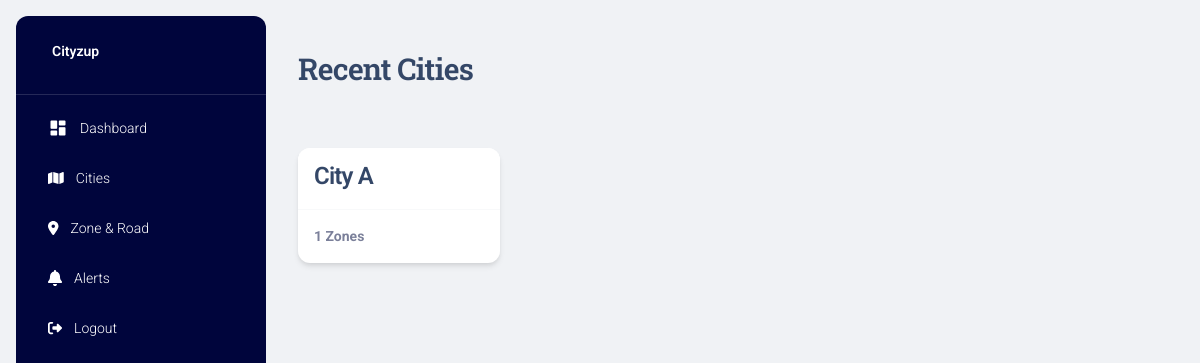
Page / (signed in) on the earlier database version.
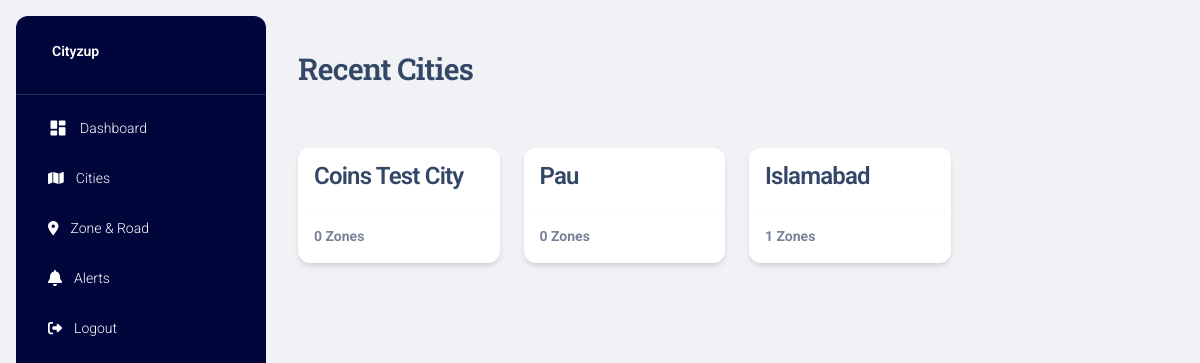
Same page on the later database version.
### project/models.py (models this page shows)
class Guide(db.Model):
    g_id = db.Column(db.Integer, primary_key=True)
    g_title = db.Column(db.String(255), nullable=False)

### project/main.py (the view)
@main.route("/")
@login_required
def home():
    guides = db.session.query(Guide.g_id, Guide.g_title, db.func.count(Zone.z_id).label('point_count')) \
                      .outerjoin(Zone, Zone.g_id == Guide.g_id) \
                      .group_by(Guide.g_id) \
                      .order_by(Guide.g_id.desc()) \
                      .all()
    title = 'Dashboard'
    page_title = 'Recent Cities'
    return render_template('home.html', guides=guides, page_title=page_title, title=title)

### project/models.py (called while the page is built)
@login_manager.user_loader
def load_user(user_id):
    return User.query.get(int(user_id))

### project/templates/home.html (shortened to what this page needs)
{% extends "layout.html" %} {% block title %} {% endblock %} {% block content %}
<div class="container-fluid py-4">
  <h3>{{page_title}}</h3>
  <br>
  <div class="row">
      {% for guide in guides %}
          <div class="col-xl-3 col-sm-6 mb-xl-0 mb-4">
              <div class="card" style="margin-top: 25px">
                  <div class="card-header p-3 pt-2">
                      <div class="pt-1">
                          <h4 class="mb-0">
                              {{ guide.g_title }}
                          </h4>
                      </div>
                  </div>
                  <hr class="dark horizontal my-0">
                  <div class="card-footer p-3">
                      <p class="text-sm mb-0 text-capitalize"><b>{{ guide.point_count }} Zones</b></p>
                  </div>
              </div>
          </div>
      {% endfor %}
  </div>
</div>
{% endblock %}

Differences in the rows shown:
removed Guide: g_title "City A", point_count "1"
added Guide: g_title "Coins Test City", point_count "0"
added Guide: g_title "Pau", point_count "0"
added Guide: g_title "Islamabad", point_count "1"
